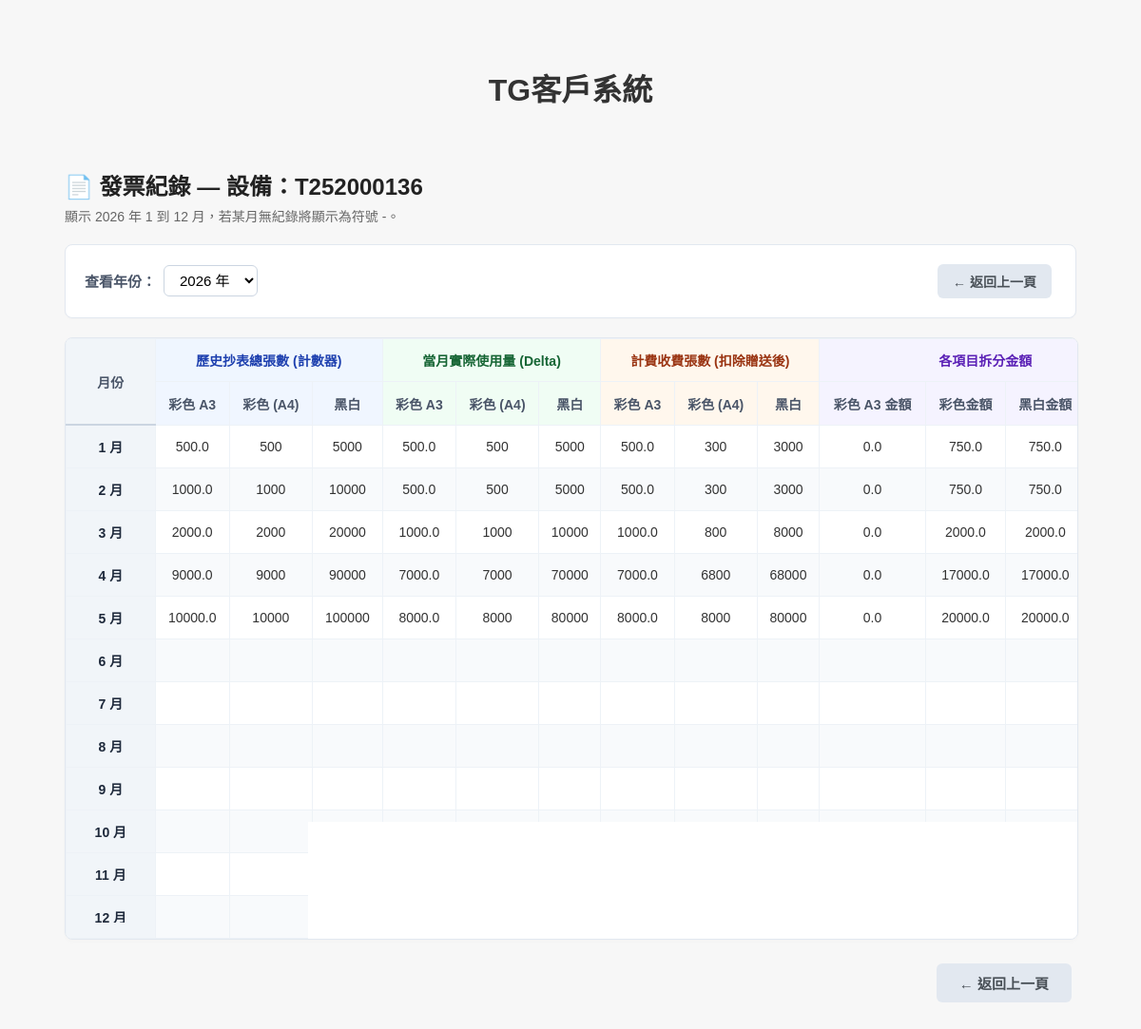
The page /billing/invoice_log/T252000136 on the database its author committed.
### tables this page shows
CREATE TABLE "billing_summary" (
	"device_id"	TEXT,
	"month"	INTEGER,
	"color_total"	INTEGER,
	"bw_total"	INTEGER,
	"color_usage"	INTEGER,
	"bw_usage"	INTEGER,
	"color_bill_usage"	INTEGER,
	"bw_bill_usage"	INTEGER,
	"color_amount"	REAL,
	"bw_amount"	REAL,
	"monthly_rent"	REAL,
	"untaxed_subtotal"	REAL,
	"tax_amount"	REAL,
	"total_with_tax"	REAL,
	"color_a3_total"	REAL,
	"color_a3_usage"	REAL,
	"color_a3_bill_usage"	REAL,
	"color_a3_amount"	REAL,
	"year"	INTEGER,
	"last_update"	TEXT, last_date TEXT,
	PRIMARY KEY("device_id","month")
);

### modules/billing.py (the view)
@billing_bp.route("/invoice_log/<device_id>")
def invoice_log(device_id):
    selected_year = request.args.get("year", type=int) or datetime.now().year
    months = load_billing_summary(device_id, selected_year)
    return render_template(
        "invoice_log.html",
        device_id=device_id,
        months=months,
        selected_year=selected_year,
        current_year=datetime.now().year,
        billing_invoice_log=True
    )

### app.py (called while the page is built)
@app.before_request
def make_session_permanent():
    session.permanent = True

### templates/invoice_log.html (shortened to what this page needs)
{% extends "layout.html" %}
{% block content %}
<div class="invoice-log-container">
    <h2>📄 發票紀錄 — 設備：{{ device_id }}</h2>
    <div class="sub-tip">顯示 {{ selected_year }} 年 1 到 12 月，若某月無紀錄將顯示為符號 -。</div>
    <div class="control-bar">
        <div class="control-left">
            <form method="get" action="{{ url_for('billing.invoice_log', device_id=device_id) }}" style="margin:0; display:inline-flex; align-items:center; gap:8px;">
                <label for="year_select">查看年份：</label>
                <select name="year" id="year_select" onchange="this.form.submit()">
                    {% for y in range(current_year - 3, current_year + 2) %}
                        <option value="{{ y }}" {% if y == selected_year %}selected{% endif %}>{{ y }} 年</option>
                    {% endfor %}
                </select>
            </form>
        </div>
        <div>
            <button type="button" onclick="history.back()" class="btn-action-gray">← 返回上一頁</button>
        </div>
    </div>
    <div class="table-responsive">
        <table class="log-table">
            <thead>
                <tr>
                    <th rowspan="2" style="min-width:65px; border-bottom: 2px solid #cbd5e1;">月份</th>
                    <th colspan="3" style="background-color: #eff6ff; color: #1e40af;">歷史抄表總張數 (計數器)</th>
                    <th colspan="3" style="background-color: #f0fdf4; color: #166534;">當月實際使用量 (Delta)</th>
                    <th colspan="3" style="background-color: #fff7ed; color: #9a3412;">計費收費張數 (扣除贈送後)</th>
                    <th colspan="4" style="background-color: #f5f3ff; color: #5b21b6;">各項目拆分金額</th>
                </tr>
                <tr>
                    <th style="background-color: #f0f6ff;">彩色 A3</th>
                    <th style="background-color: #f0f6ff;">彩色 (A4)</th>
                    <th style="background-color: #f0f6ff;">黑白</th>
                    <th style="background-color: #f0fdf4;">彩色 A3</th>
                    <th style="background-color: #f0fdf4;">彩色 (A4)</th>
                    <th style="background-color: #f0fdf4;">黑白</th>
                    <th style="background-color: #fff7ed;">彩色 A3</th>
                    <th style="background-color: #fff7ed;">彩色 (A4)</th>
                    <th style="background-color: #fff7ed;">黑白</th>
                    <th style="background-color: #f5f3ff;">彩色 A3 金額</th>
                    <th style="background-color: #f5f3ff;">彩色金額</th>
                    <th style="background-color: #f5f3ff;">黑白金額</th>
                </tr>
            </thead>
            <tbody>
                {% for m in range(1,13) %}
                <tr>
                    <td class="td-month">{{ m }} 月</td>
                    <td>{{ months[m].color_a3_total if months[m].color_a3_total is not none else '<span class="empty-dash">-</span>'|safe }}</td>
                    <td>{{ months[m].color_total if months[m].color_total is not none else '<span class="empty-dash">-</span>'|safe }}</td>
                    <td>{{ months[m].bw_total if months[m].bw_total is not none else '<span class="empty-dash">-</span>'|safe }}</td>
                    <td>{{ months[m].color_a3_usage if months[m].color_a3_usage is not none else '<span class="empty-dash">-</span>'|safe }}</td>
                    <td>{{ months[m].color_usage if months[m].color_usage is not none else '<span class="empty-dash">-</span>'|safe }}</td>
                    <td>{{ months[m].bw_usage if months[m].bw_usage is not none else '<span class="empty-dash">-</span>'|safe }}</td>
                    <td>{{ months[m].color_a3_bill_usage if months[m].color_a3_bill_usage is not none else '<span class="empty-dash">-</span>'|safe }}</td>
                    <td>{{ months[m].color_bill_usage if months[m].color_bill_usage is not none else '<span class="empty-dash">-</span>'|safe }}</td>
                    <td>{{ months[m].bw_bill_usage if months[m].bw_bill_usage is not none else '<span class="empty-dash">-</span>'|safe }}</td>
                    <td>{{ months[m].color_a3_amount if months[m].color_a3_amount is not none else '<span class="empty-dash">-</span>'|safe }}</td>
                    <td>{{ months[m].color_amount if months[m].color_amount is not none else '<span class="empty-dash">-</span>'|safe }}</td>
                    <td>{{ months[m].bw_amount if months[m].bw_amount is not none else '<span class="empty-dash">-</span>'|safe }}</td>
                </tr>
                {% endfor %}
            </tbody>
        </table>
    </div>
    <div style="margin-top: 20px; text-align: right;">
        <button type="button" onclick="history.back()" class="btn-action-gray" style="padding: 10px 24px; font-size: 15px;">← 返回上一頁</button>
    </div>
</div>
{% endblock %}

### templates/layout.html (shortened to what this page needs)
<!DOCTYPE html>
<html lang="zh-Hant">
<head>
</head>
<body>
<h1>
{% if page_header %}
  {{ page_header }}
{% elif time_page %}
  出勤時間統計
{% elif report_page %}
  報修查詢
{% elif personal_page %}
  PMQ3 個人查詢: {{ personal_page }}
{% elif calendar_page %}
  部門排程表
{% elif home_page %}
  新北勤務一部
{% else %}
  TG客戶系統
{% endif %}
</h1>
<main>
{% block content %}{% endblock %}
</main>
</body>
</html>

### templates/layout.html (style rules this page uses)
body { font-family: Arial, "Microsoft JhengHei", sans-serif; padding: 40px; background-color: #f7f7f7; position: relative; }
h1 { text-align: center; color: #333; }
button { padding: 10px 15px; font-size: 20px; margin: 5px; background: #007BFF; color: white; border: none; border-radius: 5px; cursor: pointer; }
table { width: 100%; border-collapse: collapse; }
th, td { border: 1px solid #ddd; padding: 12px; text-align: center; }
th { background-color: #007BFF; color: white; position: sticky; top: 0; }

### templates/invoice_log.html (style rules this page uses)
.invoice-log-container { max-width: 1200px; margin: 0 auto; padding: 20px; font-family: Arial, "Microsoft JhengHei", sans-serif; color: #333; }
h2 { color: #222; margin-bottom: 5px; }
.sub-tip { font-size: 14px; color: #666; margin-bottom: 20px; }
.control-bar { display: flex; justify-content: space-between; align-items: center; background-color: #ffffff; padding: 15px 20px; border-radius: 8px; border: 1px solid #e2e8f0; margin-bottom: 20px; box-shadow: 0 1px 3px rgba(0,0,0,0.02); }
.control-left { display: flex; align-items: center; gap: 8px; }
.control-left label { font-size: 15px; font-weight: bold; color: #4a5568; }
.control-left select { font-size: 15px; padding: 6px 12px; border: 1px solid #cbd5e1; border-radius: 6px; background-color: #fff; cursor: pointer; outline: none; }
.btn-action-gray { display: inline-block; padding: 8px 16px; font-size: 14px; font-weight: bold; color: #495057; background-color: #e2e8f0; border: none; border-radius: 6px; cursor: pointer; text-decoration: none; transition: background 0.2s; }
.table-responsive { width: 100%; overflow-x: auto; background: #ffffff; border: 1px solid #e2e8f0; border-radius: 8px; box-shadow: 0 2px 4px rgba(0,0,0,0.02); }
.log-table { border-collapse: collapse; width: 100%; min-width: 1400px; text-align: center; }
.log-table th, .log-table td { padding: 12px 10px; font-size: 14px; border: 1px solid #edf2f7; white-space: nowrap; }
.log-table thead tr { background-color: #f8fafc; }
.log-table th { font-weight: bold; color: #4a5568; background-color: #f1f5f9; }
.log-table tbody tr:nth-child(even) { background-color: #f8fafc; }
.td-month { font-weight: bold; color: #1e293b; background-color: #f1f5f9 !important; }

### rows shown on the page
billing_summary: color_a3_total "500.0", color_total "500", bw_total "5000", color_a3_usage "500.0", color_usage "500", bw_usage "5000", color_a3_bill_usage "500.0", color_bill_usage "300", bw_bill_usage "3000", color_a3_amount "0.0", color_amount "750.0", bw_amount "750.0"
billing_summary: color_a3_total "1000.0", color_total "1000", bw_total "10000", color_a3_usage "500.0", color_usage "500", bw_usage "5000", color_a3_bill_usage "500.0", color_bill_usage "300", bw_bill_usage "3000", color_a3_amount "0.0", color_amount "750.0", bw_amount "750.0"
billing_summary: color_a3_total "2000.0", color_total "2000", bw_total "20000", color_a3_usage "1000.0", color_usage "1000", bw_usage "10000", color_a3_bill_usage "1000.0", color_bill_usage "800", bw_bill_usage "8000", color_a3_amount "0.0", color_amount "2000.0", bw_amount "2000.0"
billing_summary: color_a3_total "9000.0", color_total "9000", bw_total "90000", color_a3_usage "7000.0", color_usage "7000", bw_usage "70000", color_a3_bill_usage "7000.0", color_bill_usage "6800", bw_bill_usage "68000", color_a3_amount "0.0", color_amount "17000.0", bw_amount "17000.0"
billing_summary: color_a3_total "10000.0", color_total "10000", bw_total "100000", color_a3_usage "8000.0", color_usage "8000", bw_usage "80000", color_a3_bill_usage "8000.0", color_bill_usage "8000", bw_bill_usage "80000", color_a3_amount "0.0", color_amount "20000.0", bw_amount "20000.0"

### other values the page prints
{{ device_id }} "T252000136"
{{ selected_year }} "2026"
{{ m }} "1" "2" "3" "4" "5" "6" "7" "8" "9" "10" "11" "12"
form field year "2026 年"
